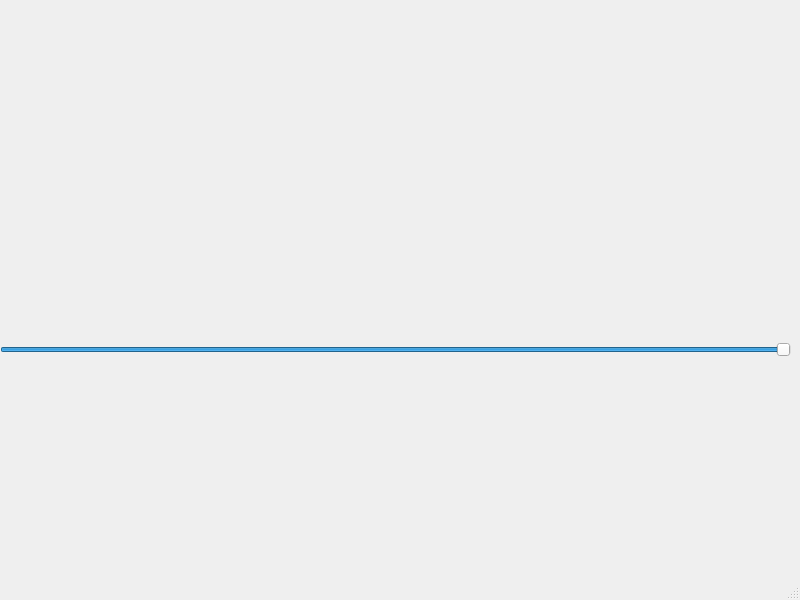
<?xml version="1.0" encoding="UTF-8"?>
<ui version="4.0">
 <class>MainWindow</class>
 <widget class="QMainWindow" name="MainWindow">
  <property name="geometry">
   <rect>
    <x>0</x>
    <y>0</y>
    <width>800</width>
    <height>600</height>
   </rect>
  </property>
  <property name="windowTitle">
   <string>MainWindow</string>
  </property>
  <widget class="QWidget" name="centralwidget">
   <widget class="QBattery" name="widget" native="true">
    <property name="geometry">
     <rect>
      <x>40</x>
      <y>30</y>
      <width>131</width>
      <height>261</height>
     </rect>
    </property>
   </widget>
   <widget class="QSlider" name="horizontalSlider">
    <property name="geometry">
     <rect>
      <x>0</x>
      <y>340</y>
      <width>791</width>
      <height>19</height>
     </rect>
    </property>
    <property name="maximum">
     <number>100</number>
    </property>
    <property name="value">
     <number>100</number>
    </property>
    <property name="orientation">
     <enum>Qt::Horizontal</enum>
    </property>
   </widget>
  </widget>
  <widget class="QMenuBar" name="menubar">
   <property name="geometry">
    <rect>
     <x>0</x>
     <y>0</y>
     <width>800</width>
     <height>23</height>
    </rect>
   </property>
  </widget>
  <widget class="QStatusBar" name="statusbar"/>
 </widget>
 <customwidgets>
  <customwidget>
   <class>QBattery</class>
   <extends>QWidget</extends>
   <header location="global">qbattery.h</header>
   <container>1</container>
  </customwidget>
 </customwidgets>
 <resources/>
 <connections/>
</ui>
